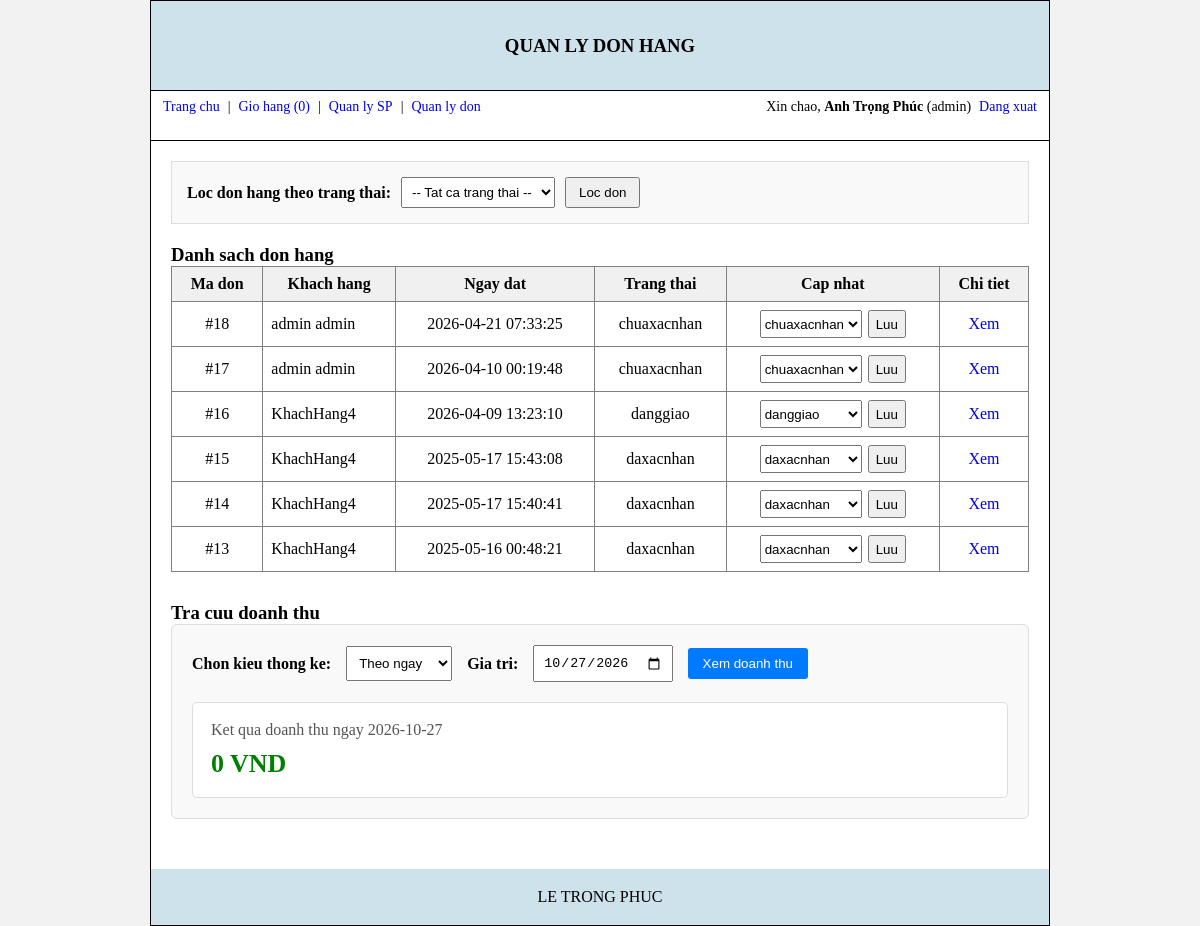
The app's page /admin_quanly.php (signed in), older data.
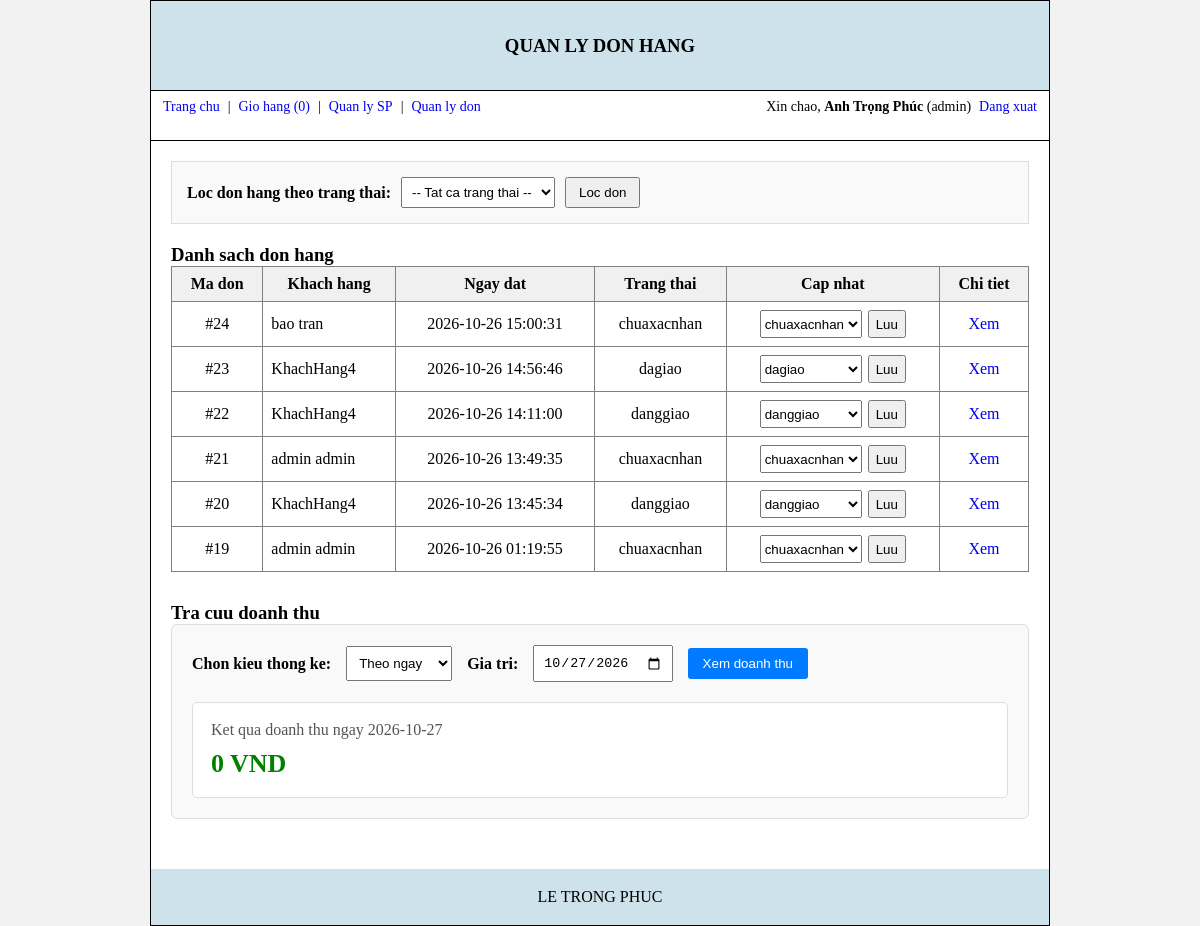
The same page, newer data.
### tables this page shows
CREATE TABLE `dathang` (
  `iddh` int(10) NOT NULL auto_increment,
  `idkh` varchar(10) default NULL,
  `id_nhanvien` varchar(10) default NULL,
  `ngaydatdathang` datetime default NULL,
  `thietlaplayngaygiaomacdinh` date default NULL,
  `trangthai` varchar(20) default 'chuaxacnhan',
  PRIMARY KEY  (`iddh`),
  KEY `idkh` (`idkh`)
);

CREATE TABLE `khachhang` (
  `idkh` varchar(10) NOT NULL,
  `email` varchar(50) NOT NULL,
  `password` varchar(50) NOT NULL,
  `hodem` varchar(50) default NULL,
  `ten` varchar(50) default NULL,
  `diachi` varchar(100) default NULL,
  `diachinhanhang` varchar(100) default NULL,
  `dienthoai` varchar(15) default NULL,
  PRIMARY KEY  (`idkh`)
);

### classtmdt/clskhachhang.php (called while the page is built, shortened)
<?php
class khachhang extends csdltmdt
{
public function XemDanhSachDonHangTheoTrangThai($trangthai = 'all')
{
    $conn = $this->connect();
    $sql = "SELECT dh.*, kh.hodem, kh.ten,
                   kh.diachinhanhang, kh.dienthoai
            FROM dathang dh
            LEFT JOIN khachhang kh ON dh.idkh = kh.idkh";
    $sql .= " ORDER BY dh.iddh DESC";
    $kq = $conn->query($sql);
    return $kq;
}
}
?>

### admin_quanly.php (the view, shortened to what the changed rows need)
<?php
include("classtmdt/clskhachhang.php");
$p = new khachhang();
$isAdmin = isset($_SESSION['user']) && isset($_SESSION['user']['phanquyen']) && $_SESSION['user']['phanquyen'] === 'admin';
$trangThaiLoc = isset($_GET['trangthai_loc']) ? trim($_GET['trangthai_loc']) : 'all';
$dsDon = false;
if ($isAdmin) {
    $dsDon = $p->XemDanhSachDonHangTheoTrangThai($trangThaiLoc);
}
?>
<!DOCTYPE html>
<html lang="vi">
<head>
    <link rel="stylesheet" href="style/css/style.css">
</head>
<body>
<div class="container" style="max-width: 1200px; margin: auto;">
    <div style="padding:20px; min-height:650px;">
        <?php
        if (!$isAdmin) {
            echo '<p>Trang nay chi danh cho admin. Vui long dang nhap tai khoan admin de quan ly don hang.</p>';
        } else {
            ?>
            <?php
            if ($dsDon && $dsDon->num_rows > 0) {
                echo '<table style="width:100%; border-collapse:collapse; margin-bottom:20px;" border="1" cellpadding="8">';
                echo '<tr style="background:#f0f0f0;"><th>Ma don</th><th>Khach hang</th><th>Ngay dat</th><th>Trang thai</th><th>Cap nhat</th><th>Chi tiet</th></tr>';
                while ($don = $dsDon->fetch_assoc()) {
                    $hoDem = trim(isset($don['hodem']) ? $don['hodem'] : '');
$ten = trim(isset($don['ten']) ? $don['ten'] : '');
$hoTenKh = trim($hoDem . ' ' . $ten);
                    echo '<tr>';
                    echo '<td style="text-align:center;">#' . intval($don['iddh']) . '</td>';
                    echo '<td>' . htmlspecialchars($hoTenKh) . '</td>';
                    echo '<td style="text-align:center;">' . htmlspecialchars($don['ngaydatdathang']) . '</td>';
                    echo '<td style="text-align:center;">' . htmlspecialchars($don['trangthai']) . '</td>';
                    echo '<td style="text-align:center;">';
                    echo '<form method="post" action="admin_quanly.php" style="display:flex; gap:6px; justify-content:center; align-items:center;">';
                    echo '<select name="trangthai" style="height:28px;">';
                    $trangThaiList = array('chuaxacnhan', 'daxacnhan', 'danggiao', 'dagiao', 'dahuy');
                    foreach ($trangThaiList as $tt) {
                        $selected = (trim($don['trangthai']) === $tt) ? ' selected' : '';
                        echo '<option value="' . $tt . '"' . $selected . '>' . $tt . '</option>';
                    }
                    echo '</select>';
                    echo '<input type="submit" name="btnCapNhatTrangThai" value="Luu" style="height:28px; cursor:pointer;">';
                    echo '</form>';
                    echo '</td>';
                    echo '<td style="text-align:center;"><a href="admin_quanly.php?iddh=' . intval($don['iddh']) . '">Xem</a></td>';
                    echo '</tr>';
                }
                echo '</table>';
            } else {
                echo '<p>Khong co don hang nao phu hop với trang thai này.</p>';
            }
            ?>
            <?php
        }
        ?>
    </div>
</div>
</body>
</html>

Row changes from the older to the newer data that the page shows:
removed dathang: iddh "18", idkh.ten "admin admin", ngaydatdathang "2026-04-21 07:33:25", trangthai "chuaxacnhan"
removed dathang: iddh "17", idkh.ten "admin admin", ngaydatdathang "2026-04-10 00:19:48", trangthai "chuaxacnhan"
removed dathang: iddh "16", idkh.ten "KhachHang4", ngaydatdathang "2026-04-09 13:23:10", trangthai "danggiao"
removed dathang: iddh "15", idkh.ten "KhachHang4", ngaydatdathang "2025-05-17 15:43:08", trangthai "daxacnhan"
removed dathang: iddh "14", idkh.ten "KhachHang4", ngaydatdathang "2025-05-17 15:40:41", trangthai "daxacnhan"
removed dathang: iddh "13", idkh.ten "KhachHang4", ngaydatdathang "2025-05-16 00:48:21", trangthai "daxacnhan"
added dathang: iddh "24", idkh.ten "bao tran", ngaydatdathang "2026-10-26 15:00:31", trangthai "chuaxacnhan"
added dathang: iddh "23", idkh.ten "KhachHang4", ngaydatdathang "2026-10-26 14:56:46", trangthai "dagiao"
added dathang: iddh "22", idkh.ten "KhachHang4", ngaydatdathang "2026-10-26 14:11:00", trangthai "danggiao"
added dathang: iddh "21", idkh.ten "admin admin", ngaydatdathang "2026-10-26 13:49:35", trangthai "chuaxacnhan"
added dathang: iddh "20", idkh.ten "KhachHang4", ngaydatdathang "2026-10-26 13:45:34", trangthai "danggiao"
added dathang: iddh "19", idkh.ten "admin admin", ngaydatdathang "2026-10-26 01:19:55", trangthai "chuaxacnhan"
